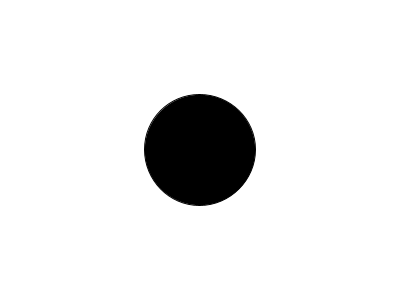
Frame 1 (no input)
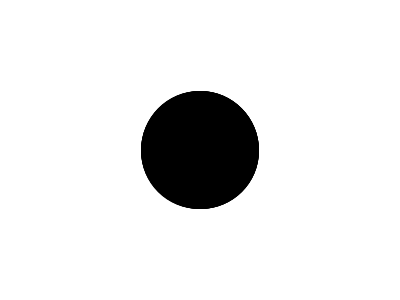
Frame 60 (the mouse pressed at the canvas centre just before this capture)
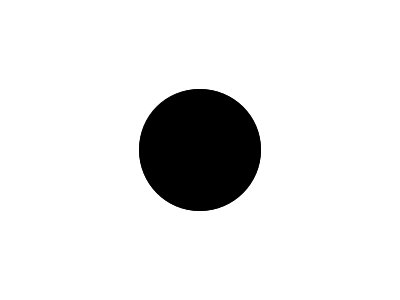
Frame 120 (the mouse held since frame 60 and released just before this capture)

The Processing sketch that drew these frames (run headless with seeded random() and noise(); from frame 60 on, the mouse is pressed at the canvas centre):

// Processing sketch: GaussianDistributionExample
// ── GaussianDistributionExample.pde
import java.util.Random;

int loop;
Random generator;
void setup(){
  size(400,300);
  generator = new Random();
  background(255);
}

void draw(){
  float h = (float) generator.nextGaussian();
  h = h * 10;
  h = h + 100; 

  fill(0);
  ellipse(width/2,height/2,h,h);
  
  println(loop);
  loop++;
}
